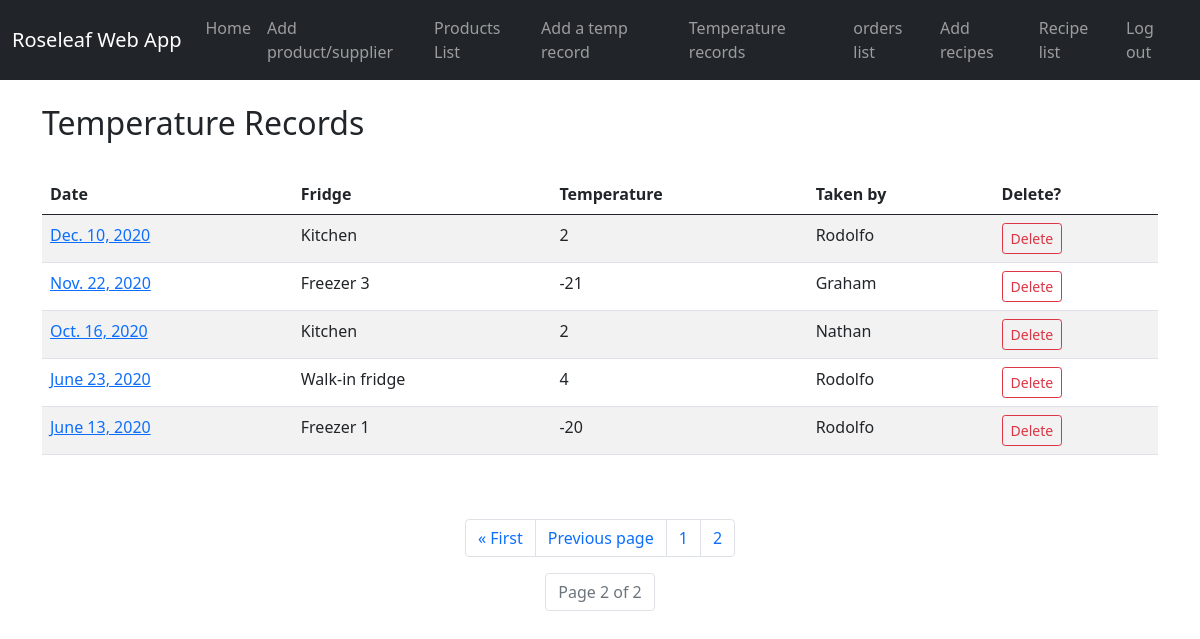
Page /temp_records/?page=2 on the earlier database version.
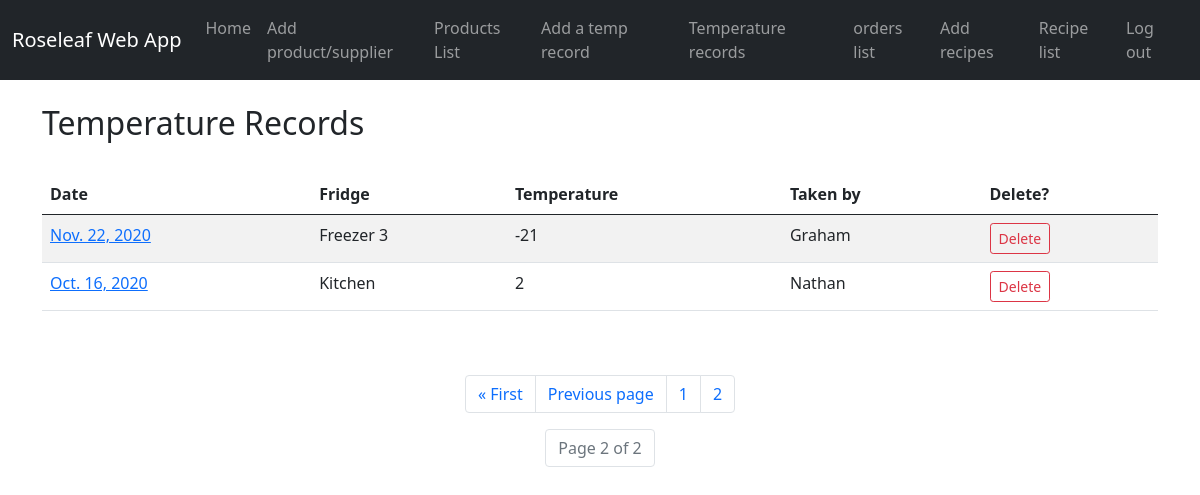
Same page on the later database version.
### roseleaf_app/models.py (models this page shows, shortened)
class TempRecords(models.Model):
    temp_date = models.DateField()
    temperature = models.IntegerField()
    fridge = models.ForeignKey(Fridge, on_delete=models.CASCADE)
    user = models.ForeignKey(Member, on_delete=models.CASCADE)

class Fridge(models.Model):
    fridge_name = models.CharField(max_length=50)
    def __str__(self):
        return self.fridge_name

class Member(models.Model):
    username = models.CharField(max_length=20)
    password = models.CharField(max_length=20)
    def __str__(self):
        return self.username

### roseleaf_app/views.py (the view)
# urls.py: path('temp_records/', views.temp_records, name='temp_records'),
def temp_records(request):
    temp_list = TempRecords.objects.all()
    p = Paginator(TempRecords.objects.all().order_by('-temp_date'), 10)
    page = request.GET.get('page')
    temp_page = p.get_page(page)
    nums = 'a' * temp_page.paginator.num_pages
    return render(request, 'roseleaf_app/temp_records.html',
                  {
                   'temp_page' : temp_page,
                   'nums': nums,
                   'temp_list' : temp_list})

### roseleaf_app/templates/roseleaf_app/temp_records.html (shortened to what this page needs)
{% extends 'roseleaf_app/base.html' %}
{% block content %}
     <br/>
    <h2>Temperature Records</h2>
    <br>
    <table class="table table-hover table-striped ">
    <thead>
            <tr>
                <th scope="col">Date</th>
                <th scope="col">Fridge</th>
                <th scope="col" >Temperature</th>
                <th scope="col">Taken by</th>
                <th scope="col">Delete?</th>
            </tr>
        </thead>
    {% for record in temp_page %}
        <tr>
            <td><a href="{% url 'show_temp_record' record.id %}">{{ record.temp_date }}</a></td>
            <td>{{ record.fridge }}</td>
            <td>{{ record.temperature }}</td>
            <td>{{ record.user }}</td>
            <td>
                <a href="{% url 'delete_temp_record' record.id %}"
                   class="btn btn-outline-danger btn-sm"> Delete  </a>
            </td>
        </tr>
    {% endfor %}
    </table>
    <br><br>
    <nav aria-label="Page navigation example">
    <ul class="pagination justify-content-center">
    {% if temp_page.has_previous %}
        <li class="page-item"><a class="page-link" href="?page=1" >&laquo; First  </a></li>
        <li class="page-item"><a class="page-link" href="?page={{ temp_page.previous_page_number }}">Previous page</a></li>
    {% endif %}
    {% for i in nums %}
        <li class="page-item"><a class="page-link" href="?page={{ forloop.counter }}">{{ forloop.counter }}</a></li>
    {% endfor %}
    </ul>
    <ul class="pagination justify-content-center">
    <li class="page-item disabled"><a class="page-link" href="#">Page {{ temp_page.number }} of {{ temp_page.paginator.num_pages }}</a></li>
    </ul>
    </nav>
{% endblock %}

Differences in the rows shown:
no longer on this page (row unchanged): TempRecords: temp_date "Dec. 10, 2020", fridge "Kitchen", temperature "2", user "Rodolfo"
removed TempRecords: temp_date "June 23, 2020", fridge "Walk-in fridge", temperature "4", user "Rodolfo"
removed TempRecords: temp_date "June 13, 2020", fridge "Freezer 1", temperature "-20", user "Rodolfo"
